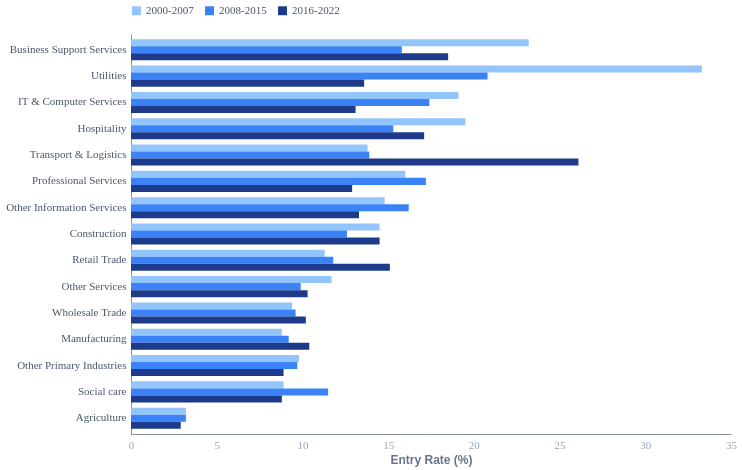

Notebook code for this chart:
### Code cell
# ── Focus classification: "Declining", "Rising", or "Other" ──────────────────
focus_map = {
    "Business Support Services": "Declining",
    "IT & Computer Services":    "Declining",
    "Transport & Logistics":     "Rising",
    "Retail Trade":              "Rising",
}

# ── Prepare data ──────────────────────────────────────────────────────────────
periods = {
    "2000-2007": (2000, 2007),
    "2008-2015": (2008, 2015),
    "2016-2022": (2016, 2022),
}

df = firm_dynamics_df[firm_dynamics_df["dimension"] == "sector"]

sector_churn = (
    df.groupby("category")[["entry_rate", "exit_rate"]]
    .mean()
    .assign(net_churn=lambda x: x["entry_rate"] + x["exit_rate"])
    .sort_values("net_churn", ascending=False)  # ascending so top = highest on chart
)
sector_order = sector_churn.index.tolist()

rows = []
for sector in sector_order:
    df_sector = df[df["category"] == sector]
    row = {"Industry": sector}
    for period_label, (year_start, year_end) in periods.items():
        df_period = df_region[
            (df_region["year"] >= year_start) & (df_region["year"] <= year_end)
        ]
        row[period_label] = round(df_period["entry_rate"].mean() * 100, 1)
    rows.append(row)

df_wide = pd.DataFrame(rows)
df_wide["Focus"] = df_wide["Industry"].map(focus_map).fillna("Other")

period_order = list(periods.keys())

df_long = df_wide.melt(
    id_vars=["Industry", "Focus"],
    value_vars=period_order,
    var_name="Period",
    value_name="Entry Rate (%)",
)

# ── Chart ─────────────────────────────────────────────────────────────────────
chart = (
    alt.Chart(df_long)
    .mark_bar()
    .encode(
        y=alt.Y(
            "Industry:N",
            sort=region_order,
            axis=alt.Axis(title=None, labelFontSize=11, labelColor="#475569"),
        ),
        x=alt.X(
            "Entry Rate (%):Q",
            axis=alt.Axis(
                title="Entry Rate (%)",
                grid=True,
                gridColor="#E2E8F0",
                tickCount=5,
                labelColor="#94A3B8",
                titleColor="#64748B",
                titleFontSize=12,
            ),
            scale=alt.Scale(domain=[0, 35]),
        ),
        yOffset=alt.YOffset("Period:N", sort=period_order),
        color=alt.Color(
            "Period:N",
            sort=period_order,
            scale=alt.Scale(
                domain=period_order,
                range=["#93C5FD", "#3B82F6", "#1E3A8A"],  # blue light → dark
            ),
            legend=alt.Legend(
                title=None,
                orient="top",
                labelFontSize=11,
                labelColor="#475569",
                symbolSize=80,
            ),
        ),
        tooltip=[
            alt.Tooltip("Industry:N",       title="Industry"),
            alt.Tooltip("Period:N",         title="Period"),
            alt.Tooltip("Entry Rate (%):Q", title="Entry Rate (%)", format=".1f"),
        ],
    )
    .properties(
        width=600,
        height=400,
    )
    .configure_view(stroke=None)
    .configure_axis(labelFont="Arial", titleFont="Arial")
    .configure_title(font="Arial")
)

display(chart)
chart.save("entry_rates_chart.html")
chart.save(chart_path / 'Descriptive paper/Dynamism/region_entry.png', scale_factor=2)
print("Saved: entry_rates_chart.html")

### Figure 1 — Vega-Lite specification as saved in the notebook (floating-point values rounded to 4 significant figures)
{"config": {"font": "Circular Std", "mark": {"line": {"interpolate": "linear"}}, "view": {"stroke": null, "width": 400, "height": 300}, "range": {"category": ["#179fdb", "#e6224b", "#f4c245", "#122b39", "#eb5c2e", "#36b7b4"], "diverging": ["#E6224B", "#E54753", "#C9C9C9", "#179FDB", "#122B39"], "heatmap": ["#C9C9C9", "#179FDB", "#0063AF", "#122B39"], "ordinal": ["#00A767", "#36B7B4", "#179FDB", "#0063AF", "#243B5A"]}, "axisX": {"labelColor": "#122b39", "tickColor": "#122b39", "domainColor": "#122b39", "domainOpacity": 0.5, "gridOpacity": 0, "labelFont": "Circular Std", "labelAngle": 0, "labelAlign": "center", "labelFontSize": 11, "labelPadding": 5, "tickCount": 10, "tickSize": 0, "title": ""}, "axisY": {"labelColor": "#122b39", "labelFont": "Circular Std", "tickColor": "#122b39", "domainColor": "#122b39", "gridColor": "#122b39", "gridDash": [1, 5], "gridOpacity": 0.5, "labelPadding": 5, "labelFontSize": 11, "domainOpacity": 0.5, "tickSize": 0, "title": null, "titleAlign": "left", "titleAngle": 0, "titleBaseline": "bottom", "titleColor": "#122b39", "titleOpacity": 0.9, "titleX": 0, "titleY": -7}, "axis": {"labelFont": "Arial", "titleFont": "Arial"}, "title": {"font": "Arial"}}, "data": {"name": "data-b7bfcc57c61e112b844e317c29b09d13"}, "mark": {"type": "bar"}, "encoding": {"color": {"field": "Period", "legend": {"labelColor": "#475569", "labelFontSize": 11, "orient": "top", "symbolSize": 80, "title": null}, "scale": {"domain": ["2000-2007", "2008-2015", "2016-2022"], "range": ["#93C5FD", "#3B82F6", "#1E3A8A"]}, "sort": ["2000-2007", "2008-2015", "2016-2022"], "type": "nominal"}, "tooltip": [{"field": "Industry", "title": "Industry", "type": "nominal"}, {"field": "Period", "title": "Period", "type": "nominal"}, {"field": "Entry Rate (%)", "format": ".1f", "title": "Entry Rate (%)", "type": "quantitative"}], "x": {"axis": {"grid": true, "gridColor": "#E2E8F0", "labelColor": "#94A3B8", "tickCount": 5, "title": "Entry Rate (%)", "titleColor": "#64748B", "titleFontSize": 12}, "field": "Entry Rate (%)", "scale": {"domain": [0, 35]}, "type": "quantitative"}, "y": {"axis": {"labelColor": "#475569", "labelFontSize": 11, "title": null}, "field": "Industry", "sort": ["Business Support Services", "Utilities", "IT & Computer Services", "Hospitality", "Transport & Logistics", "Professional Services", "Other Information Services", "Construction", "Retail Trade", "Other Services", "Wholesale Trade", "Manufacturing", "Other Primary Industries", "Social care", "Agriculture"], "type": "nominal"}, "yOffset": {"field": "Period", "sort": ["2000-2007", "2008-2015", "2016-2022"], "type": "nominal"}}, "height": 400, "width": 600, "$schema": "https://vega.github.io/schema/vega-lite/v5.20.1.json", "datasets": {"data-b7bfcc57c61e112b844e317c29b09d13": [{"Industry": "Business Support Services", "Focus": "Declining", "Period": "2000-2007", "Entry Rate (%)": 23.2}, {"Industry": "Utilities", "Focus": "Other", "Period": "2000-2007", "Entry Rate (%)": 33.3}, {"Industry": "IT & Computer Services", "Focus": "Declining", "Period": "2000-2007", "Entry Rate (%)": 19.1}, {"Industry": "Hospitality", "Focus": "Other", "Period": "2000-2007", "Entry Rate (%)": 19.5}, {"Industry": "Transport & Logistics", "Focus": "Rising", "Period": "2000-2007", "Entry Rate (%)": 13.8}, {"Industry": "Professional Services", "Focus": "Other", "Period": "2000-2007", "Entry Rate (%)": 16.0}, {"Industry": "Other Information Services", "Focus": "Other", "Period": "2000-2007", "Entry Rate (%)": 14.8}, {"Industry": "Construction", "Focus": "Other", "Period": "2000-2007", "Entry Rate (%)": 14.5}, {"Industry": "Retail Trade", "Focus": "Rising", "Period": "2000-2007", "Entry Rate (%)": 11.3}, {"Industry": "Other Services", "Focus": "Other", "Period": "2000-2007", "Entry Rate (%)": 11.7}, {"Industry": "Wholesale Trade", "Focus": "Other", "Period": "2000-2007", "Entry Rate (%)": 9.4}, {"Industry": "Manufacturing", "Focus": "Other", "Period": "2000-2007", "Entry Rate (%)": 8.8}, {"Industry": "Other Primary Industries", "Focus": "Other", "Period": "2000-2007", "Entry Rate (%)": 9.8}, {"Industry": "Social care", "Focus": "Other", "Period": "2000-2007", "Entry Rate (%)": 8.9}, {"Industry": "Agriculture", "Focus": "Other", "Period": "2000-2007", "Entry Rate (%)": 3.2}, {"Industry": "Business Support Services", "Focus": "Declining", "Period": "2008-2015", "Entry Rate (%)": 15.8}, {"Industry": "Utilities", "Focus": "Other", "Period": "2008-2015", "Entry Rate (%)": 20.8}, {"Industry": "IT & Computer Services", "Focus": "Declining", "Period": "2008-2015", "Entry Rate (%)": 17.4}, {"Industry": "Hospitality", "Focus": "Other", "Period": "2008-2015", "Entry Rate (%)": 15.3}, {"Industry": "Transport & Logistics", "Focus": "Rising", "Period": "2008-2015", "Entry Rate (%)": 13.9}, {"Industry": "Professional Services", "Focus": "Other", "Period": "2008-2015", "Entry Rate (%)": 17.2}, {"Industry": "Other Information Services", "Focus": "Other", "Period": "2008-2015", "Entry Rate (%)": 16.2}, {"Industry": "Construction", "Focus": "Other", "Period": "2008-2015", "Entry Rate (%)": 12.6}, {"Industry": "Retail Trade", "Focus": "Rising", "Period": "2008-2015", "Entry Rate (%)": 11.8}, {"Industry": "Other Services", "Focus": "Other", "Period": "2008-2015", "Entry Rate (%)": 9.9}, {"Industry": "Wholesale Trade", "Focus": "Other", "Period": "2008-2015", "Entry Rate (%)": 9.6}, {"Industry": "Manufacturing", "Focus": "Other", "Period": "2008-2015", "Entry Rate (%)": 9.2}, {"Industry": "Other Primary Industries", "Focus": "Other", "Period": "2008-2015", "Entry Rate (%)": 9.7}, {"Industry": "Social care", "Focus": "Other", "Period": "2008-2015", "Entry Rate (%)": 11.5}, {"Industry": "Agriculture", "Focus": "Other", "Period": "2008-2015", "Entry Rate (%)": 3.2}, {"Industry": "Business Support Services", "Focus": "Declining", "Period": "2016-2022", "Entry Rate (%)": 18.5}, {"Industry": "Utilities", "Focus": "Other", "Period": "2016-2022", "Entry Rate (%)": 13.6}, {"Industry": "IT & Computer Services", "Focus": "Declining", "Period": "2016-2022", "Entry Rate (%)": 13.1}, {"Industry": "Hospitality", "Focus": "Other", "Period": "2016-2022", "Entry Rate (%)": 17.1}, {"Industry": "Transport & Logistics", "Focus": "Rising", "Period": "2016-2022", "Entry Rate (%)": 26.1}, {"Industry": "Professional Services", "Focus": "Other", "Period": "2016-2022", "Entry Rate (%)": 12.9}, {"Industry": "Other Information Services", "Focus": "Other", "Period": "2016-2022", "Entry Rate (%)": 13.3}, {"Industry": "Construction", "Focus": "Other", "Period": "2016-2022", "Entry Rate (%)": 14.5}, {"Industry": "Retail Trade", "Focus": "Rising", "Period": "2016-2022", "Entry Rate (%)": 15.1}, {"Industry": "Other Services", "Focus": "Other", "Period": "2016-2022", "Entry Rate (%)": 10.3}, {"Industry": "Wholesale Trade", "Focus": "Other", "Period": "2016-2022", "Entry Rate (%)": 10.2}, {"Industry": "Manufacturing", "Focus": "Other", "Period": "2016-2022", "Entry Rate (%)": 10.4}, {"Industry": "Other Primary Industries", "Focus": "Other", "Period": "2016-2022", "Entry Rate (%)": 8.9}, {"Industry": "Social care", "Focus": "Other", "Period": "2016-2022", "Entry Rate (%)": 8.8}, {"Industry": "Agriculture", "Focus": "Other", "Period": "2016-2022", "Entry Rate (%)": 2.9}]}}
